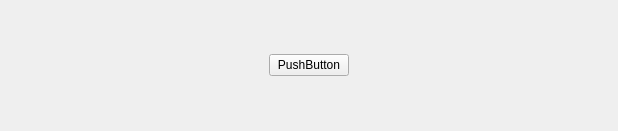
<?xml version="1.0" encoding="UTF-8"?>
<ui version="4.0">
 <class>ButtonGroup</class>
 <widget class="QWidget" name="ButtonGroup">
  <property name="geometry">
   <rect>
    <x>0</x>
    <y>0</y>
    <width>618</width>
    <height>131</height>
   </rect>
  </property>
  <property name="windowTitle">
   <string>Form</string>
  </property>
  <layout class="QVBoxLayout" name="verticalLayout">
   <property name="spacing">
    <number>0</number>
   </property>
   <property name="leftMargin">
    <number>0</number>
   </property>
   <property name="topMargin">
    <number>0</number>
   </property>
   <property name="rightMargin">
    <number>0</number>
   </property>
   <property name="bottomMargin">
    <number>0</number>
   </property>
   <item>
    <widget class="QStackedWidget" name="stackedWidget">
     <widget class="QWidget" name="startPage">
      <layout class="QHBoxLayout" name="horizontalLayout">
       <item>
        <spacer name="horizontalSpacer">
         <property name="orientation">
          <enum>Qt::Orientation::Horizontal</enum>
         </property>
         <property name="sizeHint" stdset="0">
          <size>
           <width>245</width>
           <height>20</height>
          </size>
         </property>
        </spacer>
       </item>
       <item>
        <widget class="MyButton" name="start">
         <property name="text">
          <string>PushButton</string>
         </property>
        </widget>
       </item>
       <item>
        <spacer name="horizontalSpacer_2">
         <property name="orientation">
          <enum>Qt::Orientation::Horizontal</enum>
         </property>
         <property name="sizeHint" stdset="0">
          <size>
           <width>245</width>
           <height>20</height>
          </size>
         </property>
        </spacer>
       </item>
      </layout>
     </widget>
     <widget class="QWidget" name="playCardPage">
      <layout class="QHBoxLayout" name="horizontalLayout_2">
       <item>
        <spacer name="horizontalSpacer_3">
         <property name="orientation">
          <enum>Qt::Orientation::Horizontal</enum>
         </property>
         <property name="sizeHint" stdset="0">
          <size>
           <width>245</width>
           <height>20</height>
          </size>
         </property>
        </spacer>
       </item>
       <item>
        <widget class="MyButton" name="playCard">
         <property name="text">
          <string>PushButton</string>
         </property>
        </widget>
       </item>
       <item>
        <spacer name="horizontalSpacer_4">
         <property name="orientation">
          <enum>Qt::Orientation::Horizontal</enum>
         </property>
         <property name="sizeHint" stdset="0">
          <size>
           <width>245</width>
           <height>20</height>
          </size>
         </property>
        </spacer>
       </item>
      </layout>
     </widget>
     <widget class="QWidget" name="passOrPlayPage">
      <layout class="QHBoxLayout" name="horizontalLayout_3">
       <item>
        <spacer name="horizontalSpacer_5">
         <property name="orientation">
          <enum>Qt::Orientation::Horizontal</enum>
         </property>
         <property name="sizeHint" stdset="0">
          <size>
           <width>168</width>
           <height>20</height>
          </size>
         </property>
        </spacer>
       </item>
       <item>
        <widget class="MyButton" name="pass">
         <property name="text">
          <string>PushButton</string>
         </property>
        </widget>
       </item>
       <item>
        <spacer name="horizontalSpacer_7">
         <property name="orientation">
          <enum>Qt::Orientation::Horizontal</enum>
         </property>
         <property name="sizeType">
          <enum>QSizePolicy::Policy::Fixed</enum>
         </property>
         <property name="sizeHint" stdset="0">
          <size>
           <width>40</width>
           <height>15</height>
          </size>
         </property>
        </spacer>
       </item>
       <item>
        <widget class="MyButton" name="play">
         <property name="text">
          <string>PushButton</string>
         </property>
        </widget>
       </item>
       <item>
        <spacer name="horizontalSpacer_6">
         <property name="orientation">
          <enum>Qt::Orientation::Horizontal</enum>
         </property>
         <property name="sizeHint" stdset="0">
          <size>
           <width>167</width>
           <height>20</height>
          </size>
         </property>
        </spacer>
       </item>
      </layout>
     </widget>
     <widget class="QWidget" name="callLordPage">
      <layout class="QHBoxLayout" name="horizontalLayout_4">
       <item>
        <spacer name="horizontalSpacer_8">
         <property name="orientation">
          <enum>Qt::Orientation::Horizontal</enum>
         </property>
         <property name="sizeHint" stdset="0">
          <size>
           <width>26</width>
           <height>20</height>
          </size>
         </property>
        </spacer>
       </item>
       <item>
        <widget class="MyButton" name="giveup">
         <property name="text">
          <string>PushButton</string>
         </property>
        </widget>
       </item>
       <item>
        <spacer name="horizontalSpacer_10">
         <property name="orientation">
          <enum>Qt::Orientation::Horizontal</enum>
         </property>
         <property name="sizeType">
          <enum>QSizePolicy::Policy::Fixed</enum>
         </property>
         <property name="sizeHint" stdset="0">
          <size>
           <width>40</width>
           <height>10</height>
          </size>
         </property>
        </spacer>
       </item>
       <item>
        <widget class="MyButton" name="oneScore">
         <property name="text">
          <string>PushButton</string>
         </property>
        </widget>
       </item>
       <item>
        <spacer name="horizontalSpacer_11">
         <property name="orientation">
          <enum>Qt::Orientation::Horizontal</enum>
         </property>
         <property name="sizeType">
          <enum>QSizePolicy::Policy::Fixed</enum>
         </property>
         <property name="sizeHint" stdset="0">
          <size>
           <width>40</width>
           <height>10</height>
          </size>
         </property>
        </spacer>
       </item>
       <item>
        <widget class="MyButton" name="twoScore">
         <property name="text">
          <string>PushButton</string>
         </property>
        </widget>
       </item>
       <item>
        <spacer name="horizontalSpacer_12">
         <property name="orientation">
          <enum>Qt::Orientation::Horizontal</enum>
         </property>
         <property name="sizeType">
          <enum>QSizePolicy::Policy::Fixed</enum>
         </property>
         <property name="sizeHint" stdset="0">
          <size>
           <width>40</width>
           <height>10</height>
          </size>
         </property>
        </spacer>
       </item>
       <item>
        <widget class="MyButton" name="threeScore">
         <property name="text">
          <string>PushButton</string>
         </property>
        </widget>
       </item>
       <item>
        <spacer name="horizontalSpacer_9">
         <property name="orientation">
          <enum>Qt::Orientation::Horizontal</enum>
         </property>
         <property name="sizeHint" stdset="0">
          <size>
           <width>26</width>
           <height>20</height>
          </size>
         </property>
        </spacer>
       </item>
      </layout>
     </widget>
     <widget class="QWidget" name="empty"/>
    </widget>
   </item>
  </layout>
 </widget>
 <customwidgets>
  <customwidget>
   <class>MyButton</class>
   <extends>QPushButton</extends>
   <header>mybutton.h</header>
  </customwidget>
 </customwidgets>
 <resources/>
 <connections/>
</ui>
